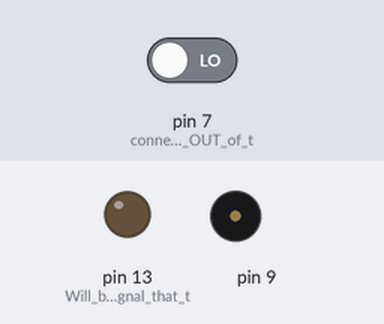
A sketch run on a simulated Arduino Uno, built with avr-gcc and run on an emulated ATmega328P. On the bench: output pins drawn as LEDs (lit = HIGH), buzzer (waves = sounding). Inputs (shaded band) come from the test bench; at power-on: pin 7 (connect_7_to_the_OUT_of_t) LOW.

Above: at 1.2 s.
1.3 s: pin 7 (connect_7_to_the_OUT_of_t) driven HIGH
At 1.9 s:
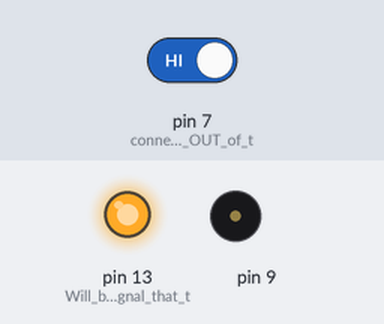
At 2.68 s:
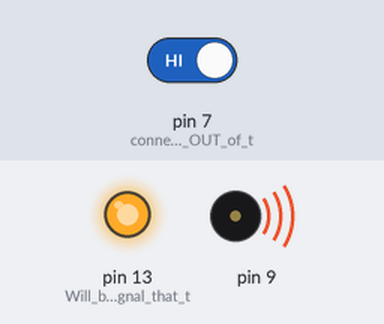
Timing chart, 0 to 10.3 s (numbered marks = the images above; inputs shaded):
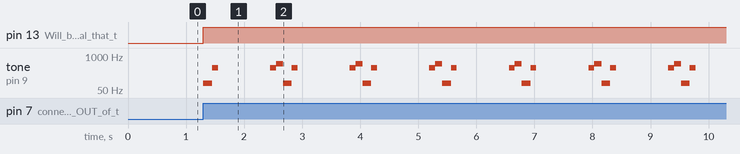

The sketch:

sound.ino
```cpp
void setup()
{
  pinMode(13, OUTPUT); //Will be our signal that the motion sensor has been tripped
  pinMode(7, INPUT); //connect 7 to the OUT of the PIR sensor a Digital Input

}

void loop()
{
  if(digitalRead(7) == HIGH)
  {
    digitalWrite(13, HIGH);
    tone(9, 90,100);
    delay(100);
    tone(9, 90, 100);
    delay(50);

    tone(9, 360, 100);
    delay(1000);
    tone(9, 360, 1000);
  delay(100);
    tone(9, 500, 100);
    tone(9, 500, 100);
    delay(60);
    tone(9, 500, 100);
    delay(60);
  }
  else
  {
   digitalWrite(13, LOW);     //LED turns off when there is no motion detected
  }

delay(1); //I like to give my arduino's a 1ms break every now and then.
}
```

Measured:
- after the input at 1.3 s, pin 13 (Will_be_our_signal_that_t): LOW → HIGH at once; tone on pin 9: silent → 90 Hz at once, then repeats every 1.4 s: 360 Hz 0.10 s, silent 0.90 s, 360 Hz 0.10 s, 500 Hz 0.12 s, 90 Hz 0.15 s
